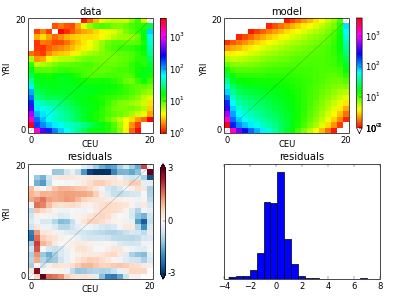

Write the Python code that produced this figure.
# Numpy is the numerical library dadi is built upon
from numpy import array

import dadi

# In demographic_models.py, we've defined a custom model for this problem
import demographic_models

# Load the data
data = dadi.Spectrum.from_file('YRI_CEU.fs')
ns = data.sample_sizes

# These are the grid point settings will use for extrapolation.
pts_l = [40,50,60]

# The Demographics1D and Demographics2D modules contain a few simple models,
# mostly as examples. We could use one of those.
func = dadi.Demographics2D.split_mig
# Instead, we'll work with our custom model
func = demographic_models.prior_onegrow_mig

# Now let's optimize parameters for this model.

# The upper_bound and lower_bound lists are for use in optimization.
# Occasionally the optimizer will try wacky parameter values. We in particular
# want to exclude values with very long times, very small population sizes, or
# very high migration rates, as they will take a long time to evaluate.
# Parameters are: (nu1F, nu2B, nu2F, m, Tp, T)
upper_bound = [100, 100, 100, 10, 3, 3]
lower_bound = [1e-2, 1e-2, 1e-2, 0, 0, 0]

# This is our initial guess for the parameters, which is somewhat arbitrary.
p0 = [2,0.1,2,1,0.2,0.2]
# Make the extrapolating version of our demographic model function.
func_ex = dadi.Numerics.make_extrap_log_func(func)

# Perturb our parameters before optimization. This does so by taking each
# parameter a up to a factor of two up or down.
p0 = dadi.Misc.perturb_params(p0, fold=1, upper_bound=upper_bound,
                              lower_bound=lower_bound)
# Do the optimization. By default we assume that theta is a free parameter,
# since it's trivial to find given the other parameters. If you want to fix
# theta, add a multinom=False to the call.
# The maxiter argument restricts how long the optimizer will run. For real 
# runs, you will want to set this value higher (at least 10), to encourage
# better convergence. You will also want to run optimization several times
# using multiple sets of intial parameters, to be confident you've actually
# found the true maximum likelihood parameters.
print('Beginning optimization ************************************************')
popt = dadi.Inference.optimize_log(p0, data, func_ex, pts_l, 
                                   lower_bound=lower_bound,
                                   upper_bound=upper_bound,
                                   verbose=len(p0), maxiter=3)
# The verbose argument controls how often progress of the optimizer should be
# printed. It's useful to keep track of optimization process.
print('Finshed optimization **************************************************')

# These are the actual best-fit model parameters, which we found through
# longer optimizations and confirmed by running multiple optimizations.
# We'll work with them through the rest of this script.
popt = [1.881, 0.0710, 1.845, 0.911, 0.355, 0.111]
print('Best-fit parameters: {0}'.format(popt))

# Calculate the best-fit model AFS.
model = func_ex(popt, ns, pts_l)
# Likelihood of the data given the model AFS.
ll_model = dadi.Inference.ll_multinom(model, data)
print('Maximum log composite likelihood: {0}'.format(ll_model))
# The optimal value of theta given the model.
theta = dadi.Inference.optimal_sfs_scaling(model, data)
print('Optimal value of theta: {0}'.format(theta))

# Plot a comparison of the resulting fs with the data.
import pylab
pylab.figure(1)
dadi.Plotting.plot_2d_comp_multinom(model, data, vmin=1, resid_range=3,
                                    pop_ids =('YRI','CEU'))
# This ensures that the figure pops up. It may be unecessary if you are using
# ipython.
pylab.show()
# Save the figure
pylab.savefig('YRI_CEU.png', dpi=50)

# Let's generate some data using ms, if you have it installed.
mscore = demographic_models.prior_onegrow_mig_mscore(popt)
# I find that it's most efficient to simulate with theta=1, average over many
# iterations, and then scale up.
mscommand = dadi.Misc.ms_command(1., ns, mscore, int(1e5))
# If you have ms installed, uncomment these lines to see the results.

# We use Python's os module to call this command from within the script.
import os
return_code = os.system('{0} > test.msout'.format(mscommand))
# We check the return code, so the script doesn't crash if you don't have ms
# installed
if return_code == 0:
    msdata = dadi.Spectrum.from_ms_file('test.msout')
    pylab.figure(2)
    dadi.Plotting.plot_2d_comp_multinom(model, theta*msdata, vmin=1,
                                        pop_ids=('YRI','CEU'))
    pylab.show()

# Estimate parameter uncertainties using the Godambe Information Matrix, to
# account for linkage in the data. To use the GIM approach, we need to have
# spectra from bootstrapping our data.  Let's load the ones we've provided for
# the example.  
# (We're using Python list comprehension syntax to do this in one line.)
all_boot = [dadi.Spectrum.from_file('bootstraps/{0:02d}.fs'.format(ii)) 
            for ii in range(100)]
uncerts = dadi.Godambe.GIM_uncert(func_ex, pts_l, all_boot, popt, data, 
                                  multinom=True)
# uncert contains the estimated standard deviations of each parameter, with
# theta as the final entry in the list.
print('Estimated parameter standard deviations from GIM: {0}'.format(uncerts))

# For comparison, we can estimate uncertainties with the Fisher Information
# Matrix, which doesn't account for linkage in the data and thus underestimates
# uncertainty. (Although it's a fine approach if you think your data is truly
# unlinked.)
uncerts_fim = dadi.Godambe.FIM_uncert(func_ex, pts_l, popt, data, multinom=True)
print('Estimated parameter standard deviations from FIM: {0}'.format(uncerts_fim))

print('Factors by which FIM underestimates parameter uncertainties: {0}'.format(uncerts/uncerts_fim))

# What if we fold the data?
# These are the optimal parameters when the spectrum is folded. They can be
# found simply by passing data.fold() to the above call to optimize_log. 
popt_fold =  array([1.907,  0.073,  1.830,  0.899,  0.425,  0.113])
uncerts_folded = dadi.Godambe.GIM_uncert(func_ex, pts_l, all_boot, popt_fold, 
                                         data.fold(), multinom=True)
print('Folding increases parameter uncertainties by factors of: {0}'.format(uncerts_folded/uncerts))

# Let's do a likelihood-ratio test comparing models with and without migration.
# The no migration model is implemented as 
# demographic_models.prior_onegrow_nomig
func_nomig = demographic_models.prior_onegrow_nomig
func_ex_nomig = dadi.Numerics.make_extrap_log_func(func_nomig)
# These are the best-fit parameters, which we found by multiple optimizations
popt_nomig = array([ 1.897,  0.0388,  9.677,  0.395,  0.070])
model_nomig = func_ex_nomig(popt_nomig, ns, pts_l)
ll_nomig = dadi.Inference.ll_multinom(model_nomig, data)

# Since LRT evaluates the complex model using the best-fit parameters from the
# simple model, we need to create list of parameters for the complex model
# using the simple (no-mig) best-fit params.  Since evalution is done with more
# complex model, need to insert zero migration value at corresponding migration
# parameter index in complex model. And we need to tell the LRT adjust function
# that the 3rd parameter (counting from 0) is the nested one.
p_lrt = [1.897,  0.0388,  9.677, 0, 0.395,  0.070]

adj = dadi.Godambe.LRT_adjust(func_ex, pts_l, all_boot, p_lrt, data, 
                              nested_indices=[3], multinom=True)
D_adj = adj*2*(ll_model - ll_nomig)
print('Adjusted D statistic: {0:.4f}'.format(D_adj))

# Because this is test of a parameter on the boundary of parameter space 
# (m cannot be less than zero), our null distribution is an even proportion 
# of chi^2 distributions with 0 and 1 d.o.f. To evaluate the p-value, we use the
# point percent function for a weighted sum of chi^2 dists.
pval = dadi.Godambe.sum_chi2_ppf(D_adj, weights=(0.5,0.5))
print('p-value for rejecting no-migration model: {0:.4f}'.format(pval))
